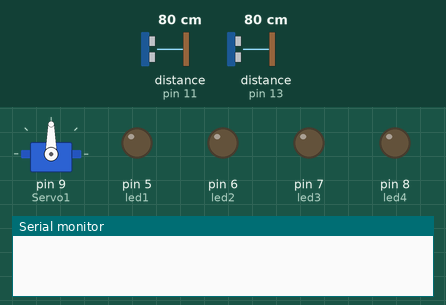
Recording of a sketch running on a simulated Arduino Uno, built with avr-gcc and run on an emulated ATmega328P. Shown: servo, output pins drawn as LEDs (lit = HIGH), the last lines printed to the serial monitor. Inputs (shaded band) come from the test bench; at power-on: distance to the obstacle (sensors on pin 11, pin 13) 80 cm. The echo pulse lasts 58.3 µs per cm; pins used as bus, display or sensor lines are not drawn.

Above: at 0.1 s.
At 30.1 s:
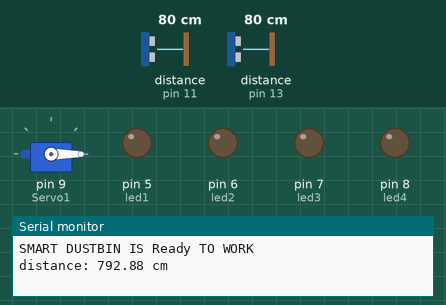
Timing chart, 0 to 31.6 s (numbered marks = the images above):
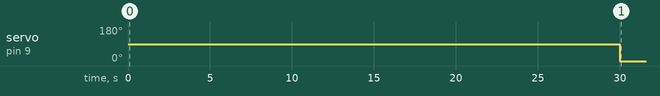

Measured:
- by itself, servo on pin 9 (Servo1): 90° → 0° at 30.0 s

The sketch:

smart_dustbin.ino
```cpp
#include <SoftwareSerial.h>
#include <Servo.h>

#define trigpin1 12
#define echopin1 13
#define trigpin2 10
#define echopin2 11
#define led1 5
#define led2 6
#define led3 7
#define led4 8

const int DISTANCE_THRESHOLD = 50;

float duration_us, distance_cm;

SoftwareSerial Gsm(2, 3);
Servo Servo1;

int pirPin = 4;
int pirState = 0;
int calibrationTime = 30;

long Distance1, Duration1;

const unsigned long eventTime_1 = 1000;
const unsigned long eventTime_2 = 5000;

unsigned long previousTime_1 = 0;
unsigned long previousTime_2 = 0;

bool flag = false;
bool flag1 = false;

void setup()
{
    Serial.begin(9600);
    Gsm.begin(9600);

    pinMode(trigpin2, OUTPUT);
    pinMode(echopin2, INPUT);

    pinMode(trigpin1, OUTPUT);
    pinMode(echopin1, INPUT);

    Servo1.attach(9);

    pinMode(pirPin, INPUT);

    pinMode(led1, OUTPUT);
    pinMode(led2, OUTPUT);
    pinMode(led3, OUTPUT);
    pinMode(led4, OUTPUT);

    digitalWrite(led1, LOW);
    digitalWrite(led2, LOW);
    digitalWrite(led3, LOW);
    digitalWrite(led4, LOW);

    delay(calibrationTime * 1000);

    Serial.println("SMART DUSTBIN IS Ready TO WORK");
}

void loop()
{
    digitalWrite(trigpin2, HIGH);
    delayMicroseconds(10);
    digitalWrite(trigpin2, LOW);

    duration_us = pulseIn(echopin2, HIGH);
    distance_cm = 0.17 * duration_us;

    unsigned long currentTime = millis();

    if (distance_cm < DISTANCE_THRESHOLD)
    {
        Servo1.write(100);
        delay(1000);
    }
    else
    {
        Servo1.write(0);
    }

    Servo1.write(0);

    Serial.print("distance: ");
    Serial.print(distance_cm);
    Serial.println(" cm");

    delay(500);

    Serial.println("Ultrasonic");

    digitalWrite(trigpin1, LOW);
    delayMicroseconds(2);

    digitalWrite(trigpin1, HIGH);
    delayMicroseconds(10);

    digitalWrite(trigpin1, LOW);

    Duration1 = pulseIn(echopin1, HIGH);
    Distance1 = (Duration1 / 2) / 29.1;

    Serial.print("Distance:");
    Serial.println(Distance1);

    if ((Distance1 >= 21) && (Distance1 <= 28))
    {
        Serial.println("level 1");

        digitalWrite(led1, HIGH);
        digitalWrite(led2, LOW);
        digitalWrite(led3, LOW);
        digitalWrite(led4, LOW);
    }

    else if ((Distance1 >= 15) && (Distance1 <= 20))
    {
        Serial.println("level 2");

        digitalWrite(led1, HIGH);
        digitalWrite(led2, HIGH);
        digitalWrite(led3, LOW);
        digitalWrite(led4, LOW);

        previousTime_2 = currentTime;
    }

    else if ((Distance1 >= 7) && (Distance1 <= 14))
    {
        Serial.println("level 3");

        digitalWrite(led1, HIGH);
        digitalWrite(led2, HIGH);
        digitalWrite(led3, HIGH);
        digitalWrite(led4, LOW);
    }

    else if ((Distance1 >= 0) && (Distance1 <= 6))
    {
        Serial.println("level 4");

        digitalWrite(led1, HIGH);
        digitalWrite(led2, HIGH);
        digitalWrite(led3, HIGH);
        digitalWrite(led4, HIGH);

        if (flag == false)
        {
            Servo1.attach(9);
            send_msg();
            flag = true;
        }
    }
}

void send_msg()
{
    Servo1.detach();

    delay(100);

    Gsm.println("AT+CMGF=1");
    delay(1000);

    Gsm.println("AT+CMGS=\"+91xxxxxxxxxx\"");
    delay(1000);

    Gsm.println("DUST BIN IS FULL");
    delay(100);

    Gsm.println((char)26);
    delay(1000);
}
```
